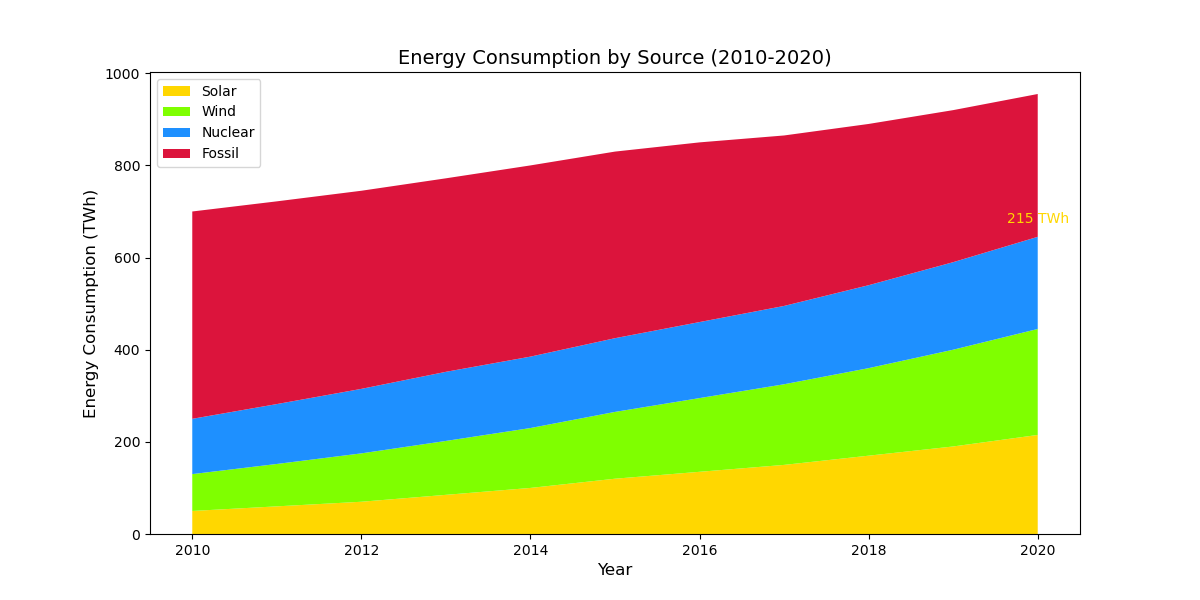

The script that drew this image:

import matplotlib.pyplot as plt

# Data for each year
years = list(range(2010, 2021))
solar = [50, 60, 70, 85, 100, 120, 135, 150, 170, 190, 215]
wind = [80, 92, 105, 117, 130, 145, 160, 175, 190, 210, 230]
nuclear = [120, 130, 140, 150, 155, 160, 165, 170, 180, 190, 200]
fossil = [450, 440, 430, 420, 415, 405, 390, 370, 350, 330, 310]

# Creating a stacked area chart
plt.figure(figsize=(12, 6))  # Modified chart size
plt.stackplot(years, solar, wind, nuclear, fossil, colors=['#FFD700', '#7FFF00', '#1E90FF', '#DC143C'])

# Adding labels and title
plt.title('Energy Consumption by Source (2010-2020)', fontsize=14)
plt.xlabel('Year', fontsize=12)
plt.ylabel('Energy Consumption (TWh)', fontsize=12)

# Adding a legend
plt.legend(['Solar', 'Wind', 'Nuclear', 'Fossil'], loc='upper left')

# Annotating the last data point for Solar energy as an example
plt.annotate(f'{solar[-1]} TWh', # Text with the value
             (years[-1], sum([solar[-1], wind[-1], nuclear[-1]])), # Position at the end of the Solar series
             textcoords="offset points", # How to interpret the position
             xytext=(0,10), # Text offset 
             ha='center', # Horizontal alignment
             fontsize=10,
             color='#FFD700') # Color matching the Solar series

plt.show()
